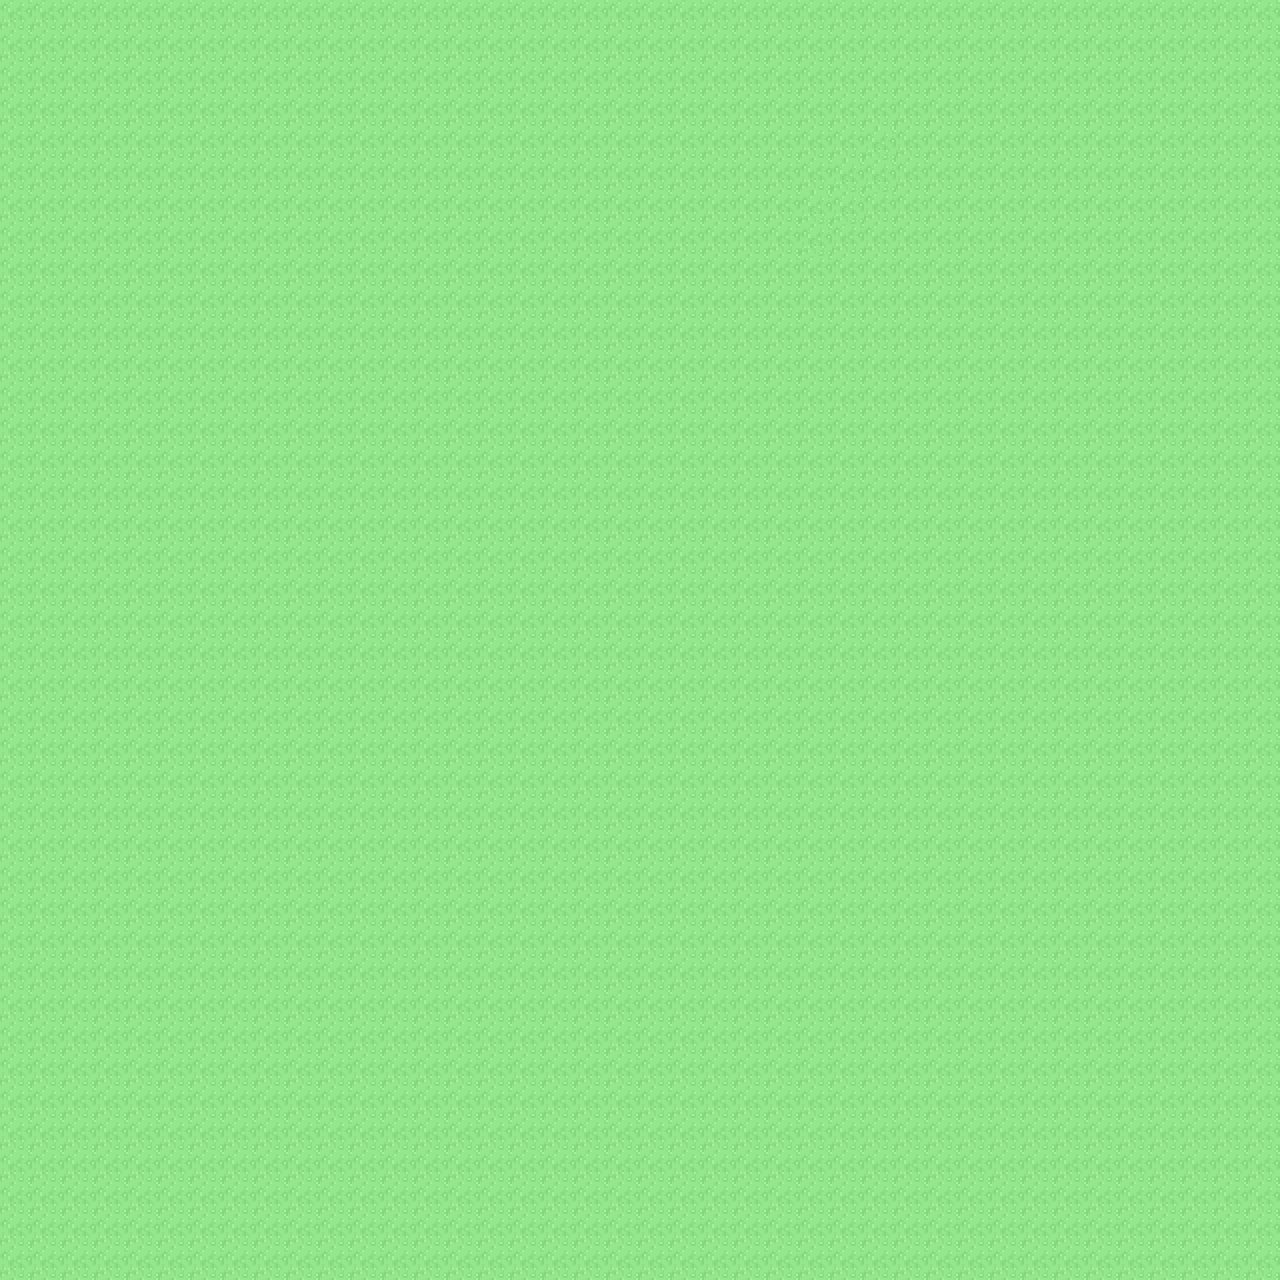

Below is a game level as drawn by its tile map, then a one-line description and the .tmx that defines it (tile-layer data replaced by summaries):
An orthogonal 40x40 tile map with 32x32 px tiles, 1 tile layer (Ground).

<map version="1.0" orientation="orthogonal" width="40" height="40" tilewidth="32" tileheight="32">
 <tileset firstgid="1" name="Tiled2" tilewidth="32" tileheight="32">
  <image source="gfx/tiled2.png" width="256" height="15360" />
 </tileset>
 <layer name="Ground" width="40" height="40">
  <data>[1600 cells, 1600 non-empty, 2 distinct tile ids]</data>
 </layer>
</map>
